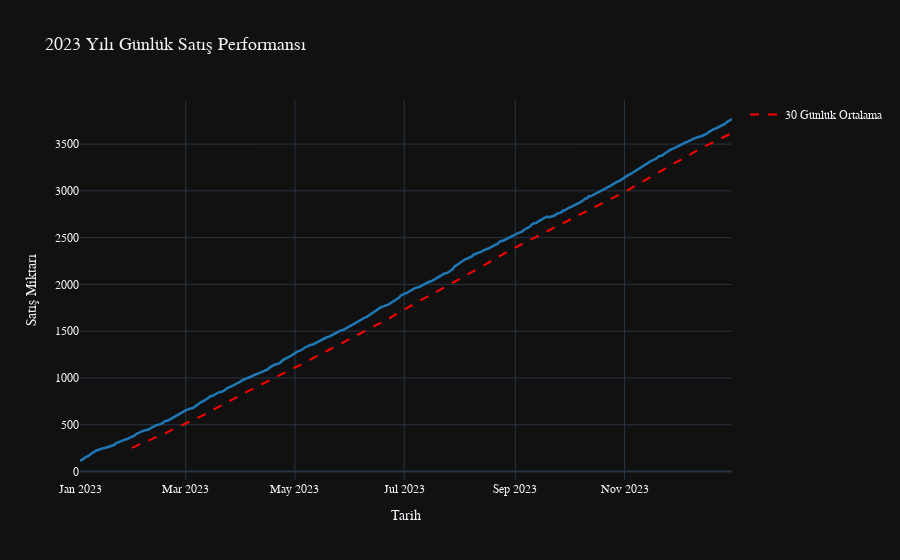

Write notebook code for a chart like this one.
### Code cell
import plotly.express as px
import pandas as pd
import numpy as np

# Zaman serisi verisi oluşturma
tarihler = pd.date_range(start='2023-01-01', end='2023-12-31', freq='D')
np.random.seed(42)
satislar = np.cumsum(np.random.normal(loc=10, scale=5, size=len(tarihler))) + 100

# DataFrame oluşturma
df = pd.DataFrame({
    'Tarih': tarihler,
    'Günlük Satış': satislar
})

# Etkileşimli çizgi grafiği
fig = px.line(df,
              x='Tarih',
              y='Günlük Satış',
              title='2023 Yılı Günlük Satış Performansı',
              labels={'Günlük Satış': 'Satış Miktarı', 'Tarih': 'Tarih'},
              template='plotly_dark')

# Grafik özelliklerini özelleştirme
fig.update_traces(line=dict(width=2.5, color='#1f77b4'))
fig.update_layout(
    hovermode='x unified',
    xaxis_title='Tarih',
    yaxis_title='Satış Miktarı',
    font=dict(family="Arial", size=12),
    title_font_size=18,
    hoverlabel=dict(bgcolor="white", font_size=14)
)

# Trend çizgisi ekleme
fig.add_scatter(
    x=df['Tarih'],
    y=df['Günlük Satış'].rolling(window=30).mean(),
    mode='lines',
    name='30 Günlük Ortalama',
    line=dict(color='red', width=2, dash='dash')
)

fig.show()

### Figure 1 — Plotly figure (JSON) as saved in the notebook; plotly's stock layout.template omitted (floating-point values rounded to 4 significant figures; data arrays with more than 128 entries replaced by an {"elided": "..."} marker saying what was removed)
{"data": [{"hovertemplate": "Tarih=%{x}<br>Satış Miktarı=%{y}<extra></extra>", "legendgroup": "", "line": {"color": "#1f77b4", "dash": "solid", "width": 2.5}, "marker": {"symbol": "circle"}, "mode": "lines", "name": "", "orientation": "v", "showlegend": false, "type": "scatter", "x": {"elided": "365 str values"}, "xaxis": "x", "y": {"elided": "365 float values"}, "yaxis": "y"}, {"line": {"color": "red", "dash": "dash", "width": 2}, "mode": "lines", "name": "30 Günlük Ortalama", "type": "scatter", "x": {"elided": "365 str values"}, "y": {"elided": "365 float values"}}], "layout": {"font": {"family": "Arial", "size": 12}, "hoverlabel": {"bgcolor": "white", "font": {"size": 14}}, "hovermode": "x unified", "legend": {"tracegroupgap": 0}, "title": {"font": {"size": 18}, "text": "2023 Yılı Günlük Satış Performansı"}, "xaxis": {"anchor": "y", "domain": [0, 1], "title": {"text": "Tarih"}}, "yaxis": {"anchor": "x", "domain": [0, 1], "title": {"text": "Satış Miktarı"}}}}
